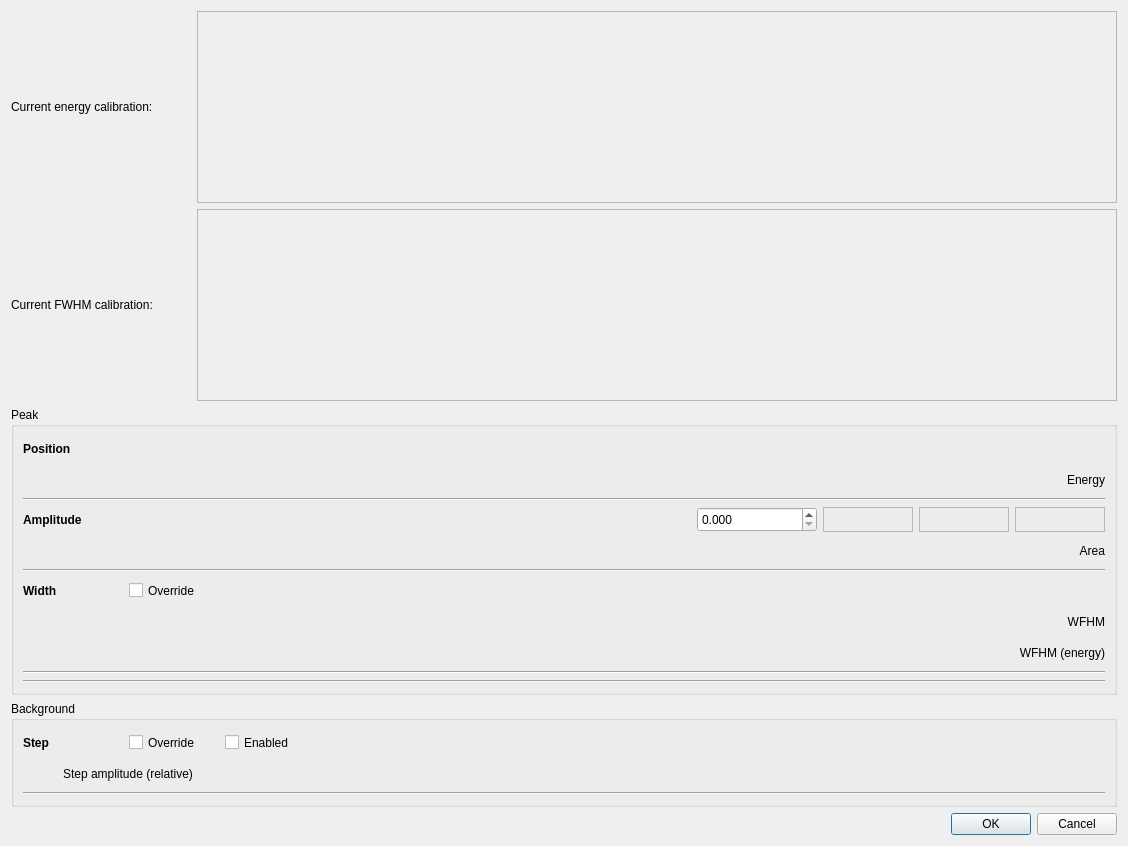
<?xml version="1.0" encoding="UTF-8"?>
<ui version="4.0">
 <class>FormPeakInfo</class>
 <widget class="QWidget" name="FormPeakInfo">
  <property name="geometry">
   <rect>
    <x>0</x>
    <y>0</y>
    <width>1128</width>
    <height>846</height>
   </rect>
  </property>
  <property name="sizePolicy">
   <sizepolicy hsizetype="MinimumExpanding" vsizetype="MinimumExpanding">
    <horstretch>0</horstretch>
    <verstretch>0</verstretch>
   </sizepolicy>
  </property>
  <property name="windowTitle">
   <string>Form</string>
  </property>
  <property name="windowIcon">
   <iconset>
    <normaloff>:/icons/qpx.xpm</normaloff>:/icons/qpx.xpm</iconset>
  </property>
  <layout class="QGridLayout" name="gridLayout">
   <item row="4" column="0">
    <layout class="QVBoxLayout" name="verticalLayout_2">
     <item>
      <widget class="QGroupBox" name="groupBox_3">
       <property name="title">
        <string>Peak</string>
       </property>
       <layout class="QGridLayout" name="gridLayout_3">
        <item row="5" column="0">
         <widget class="Line" name="line_2">
          <property name="orientation">
           <enum>Qt::Horizontal</enum>
          </property>
         </widget>
        </item>
        <item row="3" column="0">
         <layout class="QHBoxLayout" name="horizontalLayout_33">
          <item>
           <widget class="QLabel" name="label_50">
            <property name="minimumSize">
             <size>
              <width>0</width>
              <height>25</height>
             </size>
            </property>
            <property name="maximumSize">
             <size>
              <width>16777215</width>
              <height>25</height>
             </size>
            </property>
            <property name="font">
             <font>
              <weight>75</weight>
              <bold>true</bold>
             </font>
            </property>
            <property name="text">
             <string>Amplitude</string>
            </property>
           </widget>
          </item>
          <item>
           <widget class="QDoubleSpinBox" name="doubleAmplitude">
            <property name="minimumSize">
             <size>
              <width>120</width>
              <height>25</height>
             </size>
            </property>
            <property name="maximumSize">
             <size>
              <width>120</width>
              <height>25</height>
             </size>
            </property>
            <property name="decimals">
             <number>3</number>
            </property>
            <property name="minimum">
             <double>0.000000000000000</double>
            </property>
            <property name="maximum">
             <double>9999999999999999635896294965248.000000000000000</double>
            </property>
            <property name="singleStep">
             <double>0.100000000000000</double>
            </property>
           </widget>
          </item>
          <item>
           <widget class="QLabel" name="labelAmplitude">
            <property name="sizePolicy">
             <sizepolicy hsizetype="Fixed" vsizetype="Preferred">
              <horstretch>0</horstretch>
              <verstretch>0</verstretch>
             </sizepolicy>
            </property>
            <property name="minimumSize">
             <size>
              <width>90</width>
              <height>25</height>
             </size>
            </property>
            <property name="maximumSize">
             <size>
              <width>90</width>
              <height>16777215</height>
             </size>
            </property>
            <property name="frameShape">
             <enum>QFrame::StyledPanel</enum>
            </property>
            <property name="frameShadow">
             <enum>QFrame::Sunken</enum>
            </property>
            <property name="lineWidth">
             <number>2</number>
            </property>
            <property name="text">
             <string/>
            </property>
           </widget>
          </item>
          <item>
           <widget class="QLabel" name="labelAmplitudeUncert">
            <property name="sizePolicy">
             <sizepolicy hsizetype="Fixed" vsizetype="Preferred">
              <horstretch>0</horstretch>
              <verstretch>0</verstretch>
             </sizepolicy>
            </property>
            <property name="minimumSize">
             <size>
              <width>90</width>
              <height>25</height>
             </size>
            </property>
            <property name="maximumSize">
             <size>
              <width>90</width>
              <height>16777215</height>
             </size>
            </property>
            <property name="frameShape">
             <enum>QFrame::StyledPanel</enum>
            </property>
            <property name="frameShadow">
             <enum>QFrame::Sunken</enum>
            </property>
            <property name="lineWidth">
             <number>2</number>
            </property>
            <property name="text">
             <string/>
            </property>
           </widget>
          </item>
          <item>
           <widget class="QLabel" name="labelAmplitudePercent">
            <property name="sizePolicy">
             <sizepolicy hsizetype="Fixed" vsizetype="Preferred">
              <horstretch>0</horstretch>
              <verstretch>0</verstretch>
             </sizepolicy>
            </property>
            <property name="minimumSize">
             <size>
              <width>90</width>
              <height>25</height>
             </size>
            </property>
            <property name="maximumSize">
             <size>
              <width>90</width>
              <height>16777215</height>
             </size>
            </property>
            <property name="frameShape">
             <enum>QFrame::StyledPanel</enum>
            </property>
            <property name="frameShadow">
             <enum>QFrame::Sunken</enum>
            </property>
            <property name="lineWidth">
             <number>2</number>
            </property>
            <property name="text">
             <string/>
            </property>
           </widget>
          </item>
         </layout>
        </item>
        <item row="6" column="0">
         <layout class="QHBoxLayout" name="horizontalWidth">
          <item>
           <widget class="QLabel" name="label_8">
            <property name="sizePolicy">
             <sizepolicy hsizetype="Preferred" vsizetype="Preferred">
              <horstretch>0</horstretch>
              <verstretch>0</verstretch>
             </sizepolicy>
            </property>
            <property name="minimumSize">
             <size>
              <width>100</width>
              <height>0</height>
             </size>
            </property>
            <property name="maximumSize">
             <size>
              <width>16777215</width>
              <height>16777215</height>
             </size>
            </property>
            <property name="font">
             <font>
              <weight>75</weight>
              <bold>true</bold>
             </font>
            </property>
            <property name="text">
             <string>Width</string>
            </property>
           </widget>
          </item>
          <item>
           <widget class="QCheckBox" name="checkWidthOverride">
            <property name="enabled">
             <bool>true</bool>
            </property>
            <property name="sizePolicy">
             <sizepolicy hsizetype="Expanding" vsizetype="Fixed">
              <horstretch>0</horstretch>
              <verstretch>0</verstretch>
             </sizepolicy>
            </property>
            <property name="minimumSize">
             <size>
              <width>90</width>
              <height>25</height>
             </size>
            </property>
            <property name="maximumSize">
             <size>
              <width>16777215</width>
              <height>25</height>
             </size>
            </property>
            <property name="text">
             <string>Override</string>
            </property>
           </widget>
          </item>
         </layout>
        </item>
        <item row="1" column="0">
         <layout class="QHBoxLayout" name="energyLayout">
          <item>
           <spacer name="horizontalSpacer">
            <property name="orientation">
             <enum>Qt::Horizontal</enum>
            </property>
            <property name="sizeType">
             <enum>QSizePolicy::Maximum</enum>
            </property>
            <property name="sizeHint" stdset="0">
             <size>
              <width>40</width>
              <height>20</height>
             </size>
            </property>
           </spacer>
          </item>
          <item>
           <widget class="QLabel" name="EnergyLabel">
            <property name="sizePolicy">
             <sizepolicy hsizetype="MinimumExpanding" vsizetype="Preferred">
              <horstretch>0</horstretch>
              <verstretch>0</verstretch>
             </sizepolicy>
            </property>
            <property name="minimumSize">
             <size>
              <width>0</width>
              <height>25</height>
             </size>
            </property>
            <property name="maximumSize">
             <size>
              <width>16777215</width>
              <height>25</height>
             </size>
            </property>
            <property name="text">
             <string>Energy</string>
            </property>
            <property name="alignment">
             <set>Qt::AlignRight|Qt::AlignTrailing|Qt::AlignVCenter</set>
            </property>
           </widget>
          </item>
         </layout>
        </item>
        <item row="8" column="0">
         <layout class="QHBoxLayout" name="horizontalFWEnergy">
          <item>
           <spacer name="horizontalSpacer_3">
            <property name="orientation">
             <enum>Qt::Horizontal</enum>
            </property>
            <property name="sizeType">
             <enum>QSizePolicy::Maximum</enum>
            </property>
            <property name="sizeHint" stdset="0">
             <size>
              <width>40</width>
              <height>20</height>
             </size>
            </property>
           </spacer>
          </item>
          <item>
           <widget class="QLabel" name="FWEnergyLabel">
            <property name="sizePolicy">
             <sizepolicy hsizetype="MinimumExpanding" vsizetype="Preferred">
              <horstretch>0</horstretch>
              <verstretch>0</verstretch>
             </sizepolicy>
            </property>
            <property name="minimumSize">
             <size>
              <width>0</width>
              <height>25</height>
             </size>
            </property>
            <property name="maximumSize">
             <size>
              <width>16777215</width>
              <height>25</height>
             </size>
            </property>
            <property name="text">
             <string>WFHM (energy)</string>
            </property>
            <property name="alignment">
             <set>Qt::AlignRight|Qt::AlignTrailing|Qt::AlignVCenter</set>
            </property>
           </widget>
          </item>
         </layout>
        </item>
        <item row="7" column="0">
         <layout class="QHBoxLayout" name="horizontalFWHM">
          <item>
           <spacer name="horizontalSpacer_2">
            <property name="orientation">
             <enum>Qt::Horizontal</enum>
            </property>
            <property name="sizeType">
             <enum>QSizePolicy::Maximum</enum>
            </property>
            <property name="sizeHint" stdset="0">
             <size>
              <width>40</width>
              <height>20</height>
             </size>
            </property>
           </spacer>
          </item>
          <item>
           <widget class="QLabel" name="label_44">
            <property name="sizePolicy">
             <sizepolicy hsizetype="MinimumExpanding" vsizetype="Preferred">
              <horstretch>0</horstretch>
              <verstretch>0</verstretch>
             </sizepolicy>
            </property>
            <property name="minimumSize">
             <size>
              <width>0</width>
              <height>25</height>
             </size>
            </property>
            <property name="maximumSize">
             <size>
              <width>16777215</width>
              <height>25</height>
             </size>
            </property>
            <property name="text">
             <string>WFHM</string>
            </property>
            <property name="alignment">
             <set>Qt::AlignRight|Qt::AlignTrailing|Qt::AlignVCenter</set>
            </property>
           </widget>
          </item>
         </layout>
        </item>
        <item row="0" column="0">
         <layout class="QHBoxLayout" name="horizontalPosition">
          <item>
           <widget class="QLabel" name="label_45">
            <property name="sizePolicy">
             <sizepolicy hsizetype="Ignored" vsizetype="Preferred">
              <horstretch>0</horstretch>
              <verstretch>0</verstretch>
             </sizepolicy>
            </property>
            <property name="minimumSize">
             <size>
              <width>100</width>
              <height>25</height>
             </size>
            </property>
            <property name="maximumSize">
             <size>
              <width>16777215</width>
              <height>25</height>
             </size>
            </property>
            <property name="font">
             <font>
              <weight>75</weight>
              <bold>true</bold>
             </font>
            </property>
            <property name="text">
             <string>Position</string>
            </property>
           </widget>
          </item>
         </layout>
        </item>
        <item row="10" column="0">
         <layout class="QHBoxLayout" name="horizontalLeftSkew"/>
        </item>
        <item row="4" column="0">
         <layout class="QHBoxLayout" name="horizontalArea">
          <item>
           <spacer name="horizontalSpacer_5">
            <property name="orientation">
             <enum>Qt::Horizontal</enum>
            </property>
            <property name="sizeType">
             <enum>QSizePolicy::Maximum</enum>
            </property>
            <property name="sizeHint" stdset="0">
             <size>
              <width>40</width>
              <height>20</height>
             </size>
            </property>
           </spacer>
          </item>
          <item>
           <widget class="QLabel" name="label_46">
            <property name="sizePolicy">
             <sizepolicy hsizetype="MinimumExpanding" vsizetype="Preferred">
              <horstretch>0</horstretch>
              <verstretch>0</verstretch>
             </sizepolicy>
            </property>
            <property name="minimumSize">
             <size>
              <width>0</width>
              <height>25</height>
             </size>
            </property>
            <property name="maximumSize">
             <size>
              <width>16777215</width>
              <height>25</height>
             </size>
            </property>
            <property name="text">
             <string>Area</string>
            </property>
            <property name="alignment">
             <set>Qt::AlignRight|Qt::AlignTrailing|Qt::AlignVCenter</set>
            </property>
           </widget>
          </item>
         </layout>
        </item>
        <item row="9" column="0">
         <widget class="Line" name="line_3">
          <property name="orientation">
           <enum>Qt::Horizontal</enum>
          </property>
         </widget>
        </item>
        <item row="2" column="0">
         <widget class="Line" name="line">
          <property name="orientation">
           <enum>Qt::Horizontal</enum>
          </property>
         </widget>
        </item>
        <item row="12" column="0">
         <widget class="Line" name="line_4">
          <property name="orientation">
           <enum>Qt::Horizontal</enum>
          </property>
         </widget>
        </item>
        <item row="13" column="0">
         <layout class="QHBoxLayout" name="horizontalRightSkew"/>
        </item>
       </layout>
      </widget>
     </item>
     <item>
      <widget class="QGroupBox" name="groupBox">
       <property name="title">
        <string>Background</string>
       </property>
       <layout class="QGridLayout" name="gridLayout_2">
        <item row="1" column="0">
         <layout class="QHBoxLayout" name="horizontalStepAmp">
          <item>
           <spacer name="horizontalSpacer_4">
            <property name="orientation">
             <enum>Qt::Horizontal</enum>
            </property>
            <property name="sizeType">
             <enum>QSizePolicy::Maximum</enum>
            </property>
            <property name="sizeHint" stdset="0">
             <size>
              <width>40</width>
              <height>20</height>
             </size>
            </property>
           </spacer>
          </item>
          <item>
           <widget class="QLabel" name="label_12">
            <property name="minimumSize">
             <size>
              <width>0</width>
              <height>25</height>
             </size>
            </property>
            <property name="maximumSize">
             <size>
              <width>16777215</width>
              <height>25</height>
             </size>
            </property>
            <property name="text">
             <string>Step amplitude (relative)</string>
            </property>
           </widget>
          </item>
         </layout>
        </item>
        <item row="0" column="0">
         <layout class="QHBoxLayout" name="horizontalLayout_19">
          <item>
           <widget class="QLabel" name="label_4">
            <property name="sizePolicy">
             <sizepolicy hsizetype="Preferred" vsizetype="Preferred">
              <horstretch>0</horstretch>
              <verstretch>0</verstretch>
             </sizepolicy>
            </property>
            <property name="minimumSize">
             <size>
              <width>100</width>
              <height>0</height>
             </size>
            </property>
            <property name="maximumSize">
             <size>
              <width>16777215</width>
              <height>16777215</height>
             </size>
            </property>
            <property name="font">
             <font>
              <weight>75</weight>
              <bold>true</bold>
             </font>
            </property>
            <property name="text">
             <string>Step</string>
            </property>
           </widget>
          </item>
          <item>
           <widget class="QCheckBox" name="checkStepOverride">
            <property name="enabled">
             <bool>true</bool>
            </property>
            <property name="sizePolicy">
             <sizepolicy hsizetype="Minimum" vsizetype="Fixed">
              <horstretch>0</horstretch>
              <verstretch>0</verstretch>
             </sizepolicy>
            </property>
            <property name="minimumSize">
             <size>
              <width>90</width>
              <height>25</height>
             </size>
            </property>
            <property name="maximumSize">
             <size>
              <width>16777215</width>
              <height>25</height>
             </size>
            </property>
            <property name="text">
             <string>Override</string>
            </property>
           </widget>
          </item>
          <item>
           <widget class="QCheckBox" name="checkStepEnable">
            <property name="enabled">
             <bool>true</bool>
            </property>
            <property name="sizePolicy">
             <sizepolicy hsizetype="Expanding" vsizetype="Fixed">
              <horstretch>0</horstretch>
              <verstretch>0</verstretch>
             </sizepolicy>
            </property>
            <property name="minimumSize">
             <size>
              <width>90</width>
              <height>25</height>
             </size>
            </property>
            <property name="maximumSize">
             <size>
              <width>16777215</width>
              <height>25</height>
             </size>
            </property>
            <property name="text">
             <string>Enabled</string>
            </property>
           </widget>
          </item>
         </layout>
        </item>
        <item row="3" column="0">
         <widget class="Line" name="line_5">
          <property name="orientation">
           <enum>Qt::Horizontal</enum>
          </property>
         </widget>
        </item>
        <item row="4" column="0">
         <layout class="QHBoxLayout" name="horizontalTail"/>
        </item>
       </layout>
      </widget>
     </item>
    </layout>
   </item>
   <item row="0" column="0">
    <layout class="QVBoxLayout" name="verticalLayout_3">
     <item>
      <layout class="QHBoxLayout" name="horizontalLayout_24">
       <property name="sizeConstraint">
        <enum>QLayout::SetMinimumSize</enum>
       </property>
       <item>
        <widget class="QLabel" name="label_49">
         <property name="sizePolicy">
          <sizepolicy hsizetype="Maximum" vsizetype="Preferred">
           <horstretch>0</horstretch>
           <verstretch>0</verstretch>
          </sizepolicy>
         </property>
         <property name="minimumSize">
          <size>
           <width>180</width>
           <height>25</height>
          </size>
         </property>
         <property name="maximumSize">
          <size>
           <width>16777215</width>
           <height>25</height>
          </size>
         </property>
         <property name="text">
          <string>Current energy calibration:</string>
         </property>
        </widget>
       </item>
       <item>
        <widget class="QLabel" name="labelCaliEnergy">
         <property name="sizePolicy">
          <sizepolicy hsizetype="MinimumExpanding" vsizetype="MinimumExpanding">
           <horstretch>0</horstretch>
           <verstretch>0</verstretch>
          </sizepolicy>
         </property>
         <property name="minimumSize">
          <size>
           <width>0</width>
           <height>25</height>
          </size>
         </property>
         <property name="maximumSize">
          <size>
           <width>16777215</width>
           <height>16777215</height>
          </size>
         </property>
         <property name="frameShape">
          <enum>QFrame::StyledPanel</enum>
         </property>
         <property name="frameShadow">
          <enum>QFrame::Sunken</enum>
         </property>
         <property name="lineWidth">
          <number>2</number>
         </property>
         <property name="text">
          <string/>
         </property>
        </widget>
       </item>
      </layout>
     </item>
     <item>
      <layout class="QHBoxLayout" name="horizontalLayout_25">
       <item>
        <widget class="QLabel" name="label_51">
         <property name="sizePolicy">
          <sizepolicy hsizetype="Maximum" vsizetype="Preferred">
           <horstretch>0</horstretch>
           <verstretch>0</verstretch>
          </sizepolicy>
         </property>
         <property name="minimumSize">
          <size>
           <width>180</width>
           <height>25</height>
          </size>
         </property>
         <property name="maximumSize">
          <size>
           <width>16777215</width>
           <height>25</height>
          </size>
         </property>
         <property name="text">
          <string>Current FWHM calibration:</string>
         </property>
        </widget>
       </item>
       <item>
        <widget class="QLabel" name="labelCaliFWHM">
         <property name="sizePolicy">
          <sizepolicy hsizetype="MinimumExpanding" vsizetype="MinimumExpanding">
           <horstretch>0</horstretch>
           <verstretch>0</verstretch>
          </sizepolicy>
         </property>
         <property name="minimumSize">
          <size>
           <width>0</width>
           <height>25</height>
          </size>
         </property>
         <property name="maximumSize">
          <size>
           <width>16777215</width>
           <height>16777215</height>
          </size>
         </property>
         <property name="frameShape">
          <enum>QFrame::StyledPanel</enum>
         </property>
         <property name="frameShadow">
          <enum>QFrame::Sunken</enum>
         </property>
         <property name="lineWidth">
          <number>2</number>
         </property>
         <property name="text">
          <string/>
         </property>
        </widget>
       </item>
      </layout>
     </item>
    </layout>
   </item>
   <item row="5" column="0">
    <widget class="QDialogButtonBox" name="buttonBox">
     <property name="standardButtons">
      <set>QDialogButtonBox::Cancel|QDialogButtonBox::Ok</set>
     </property>
    </widget>
   </item>
  </layout>
 </widget>
 <resources>
  <include location="../resources/daquiri.qrc"/>
 </resources>
 <connections/>
</ui>
